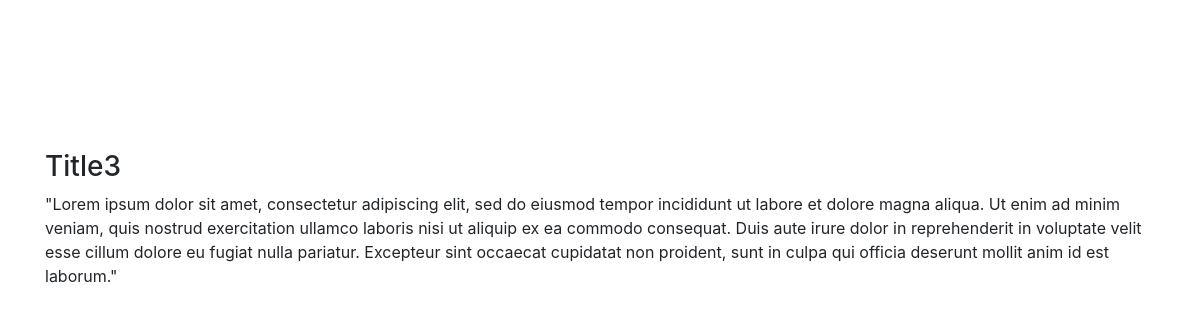
The app's page /articles/3/ with its own data.
### articles/models.py (models this page shows)
class Article(models.Model):
    title = models.CharField(max_length=256, default='Title')
    text = models.TextField(default='')
    caption = models.ImageField(default='default.jpg')
    commercial_article = models.BooleanField(default=False)
    submit_time = models.DateTimeField(default=timezone.now)

### articles/views.py (the view)
# urls.py: url(r'^articles/(?P<pk>[0-9]+)/', views.show_article),
def show_article(request, pk):
    article = Article.objects.get(pk=pk)
    user_id = User.objects.filter(username = request.user)
    profile_subscription=False
    try:
        profile_subscription = Profile.objects.get(user=user_id[0].pk).has_subscription
    except:
        pass
    if article.commercial_article:
        if not(profile_subscription):
            template_name = 'blocked_content.html'
        else:
            template_name = 'article.html'
    else:
        template_name = 'article.html'
    context = {
        'article_title' : article.title,
        'article_text' : article.text
    }
    return render(
        request,
        template_name,
        context=context
    )

### templates/article.html (shortened to what this page needs)
{% extends "base.html" %}
{% load static %}
{% block content %}
    <div class="container">
        <div class="header">
            <h3>{{ article_title }}</h3>
            <p>{{ article_text }}</p>
        </div>
    </div>
{% endblock %}

### templates/base.html (shortened to what this page needs)
<!DOCTYPE html>{% load static %}
<html>
  <head>
    <link type="text/css" rel="stylesheet" href="{% static "css/bootstrap.css" %}"  media="screen,projection"/>
    <link type="text/css" rel="stylesheet" href="{% static "css/style.css" %}"  media="screen,projection"/>
  </head>
  <body>
    {% block content %}{% endblock %}
  </body>
</html>

### static/css/style.css (style rules this page uses)
.header { margin-top: 150px; }

### records on screen
Article: title "Title3", text "\"Lorem ipsum dolor sit amet, consectetur adipiscing elit, sed do eiusmod tempor incididunt ut labore et dolore magna aliqua. Ut enim ad minim veniam, quis nostrud exercitation ullamco laboris nisi ut aliquip ex ea commodo consequat. Duis aute irure dolor in reprehenderit in voluptate velit esse cillum dolore eu fugiat nulla pariatur. Excepteur sint occaecat cupidatat non proident, sunt in culpa qui officia deserunt mollit anim id est laborum.\""
